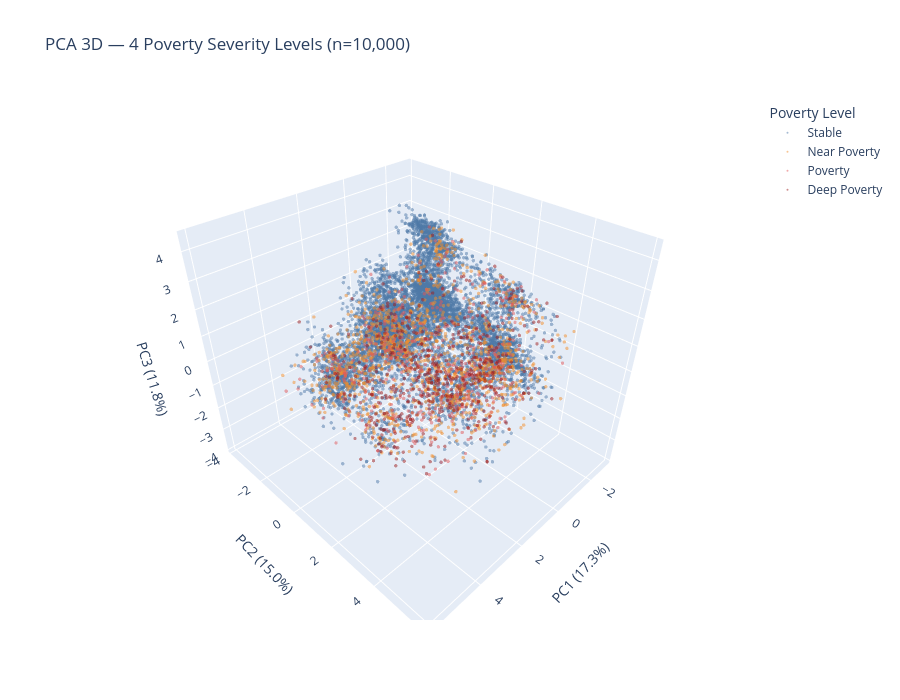

The cell this chart's notebook holds for it:
### Code cell
# Also create a 4-class PCA visualization to see poverty severity clusters
y_test_multi_labels = df_test['poverty_risk_score'].astype(int)
severity_map = {0: 'Stable', 1: 'Near Poverty', 2: 'Poverty', 3: 'Deep Poverty'}

pca_df_multi = pd.DataFrame({
    'PC1': X_pca_3d[:, 0],
    'PC2': X_pca_3d[:, 1],
    'PC3': X_pca_3d[:, 2],
    'Poverty_Level': y_test_multi_labels.map(severity_map).values
})

pca_sample_multi = pca_df_multi.sample(n=sample_size, random_state=42)

fig_3d_multi = px.scatter_3d(
    pca_sample_multi,
    x='PC1', y='PC2', z='PC3',
    color='Poverty_Level',
    color_discrete_map={
        'Stable': '#4e79a7',
        'Near Poverty': '#f28e2b',
        'Poverty': '#e15759',
        'Deep Poverty': '#9c1c1c'
    },
    category_orders={'Poverty_Level': ['Stable', 'Near Poverty', 'Poverty', 'Deep Poverty']},
    opacity=0.5,
    title=f'PCA 3D — 4 Poverty Severity Levels (n={sample_size:,})',
    labels={'PC1': f'PC1 ({pca.explained_variance_ratio_[0]*100:.1f}%)',
            'PC2': f'PC2 ({pca.explained_variance_ratio_[1]*100:.1f}%)',
            'PC3': f'PC3 ({pca.explained_variance_ratio_[2]*100:.1f}%)'},
    width=900,
    height=700
)

fig_3d_multi.update_traces(marker=dict(size=2))
fig_3d_multi.update_layout(legend_title_text='Poverty Level')
fig_3d_multi.show()

# PCA component loadings — which features contribute to each principal component
loadings = pd.DataFrame(
    pca.components_.T,
    columns=['PC1', 'PC2', 'PC3'],
    index=optimal_features
)

print('\n=== Top Feature Loadings per Principal Component ===')
for pc in ['PC1', 'PC2', 'PC3']:
    top = loadings[pc].abs().sort_values(ascending=False).head(5)
    print(f'\n{pc} (explains {pca.explained_variance_ratio_[int(pc[-1])-1]*100:.1f}% variance):')
    for feat, val in top.items():
        sign = '+' if loadings.loc[feat, pc] > 0 else '-'
        print(f'  {sign}{feat}: {val:.3f}')

### Figure 1 — Plotly figure (JSON) as saved in the notebook; plotly's stock layout.template omitted (floating-point values rounded to 4 significant figures; data arrays with more than 128 entries replaced by an {"elided": "..."} marker saying what was removed)
{"data": [{"hovertemplate": "Poverty_Level=Stable<br>PC1 (17.3%)=%{x}<br>PC2 (15.0%)=%{y}<br>PC3 (11.8%)=%{z}<extra></extra>", "legendgroup": "Stable", "marker": {"color": "#4e79a7", "opacity": 0.5, "size": 2, "symbol": "circle"}, "mode": "markers", "name": "Stable", "scene": "scene", "showlegend": true, "type": "scatter3d", "x": {"elided": "7714 float values"}, "y": {"elided": "7714 float values"}, "z": {"elided": "7714 float values"}}, {"hovertemplate": "Poverty_Level=Near Poverty<br>PC1 (17.3%)=%{x}<br>PC2 (15.0%)=%{y}<br>PC3 (11.8%)=%{z}<extra></extra>", "legendgroup": "Near Poverty", "marker": {"color": "#f28e2b", "opacity": 0.5, "size": 2, "symbol": "circle"}, "mode": "markers", "name": "Near Poverty", "scene": "scene", "showlegend": true, "type": "scatter3d", "x": {"elided": "1277 float values"}, "y": {"elided": "1277 float values"}, "z": {"elided": "1277 float values"}}, {"hovertemplate": "Poverty_Level=Poverty<br>PC1 (17.3%)=%{x}<br>PC2 (15.0%)=%{y}<br>PC3 (11.8%)=%{z}<extra></extra>", "legendgroup": "Poverty", "marker": {"color": "#e15759", "opacity": 0.5, "size": 2, "symbol": "circle"}, "mode": "markers", "name": "Poverty", "scene": "scene", "showlegend": true, "type": "scatter3d", "x": {"elided": "478 float values"}, "y": {"elided": "478 float values"}, "z": {"elided": "478 float values"}}, {"hovertemplate": "Poverty_Level=Deep Poverty<br>PC1 (17.3%)=%{x}<br>PC2 (15.0%)=%{y}<br>PC3 (11.8%)=%{z}<extra></extra>", "legendgroup": "Deep Poverty", "marker": {"color": "#9c1c1c", "opacity": 0.5, "size": 2, "symbol": "circle"}, "mode": "markers", "name": "Deep Poverty", "scene": "scene", "showlegend": true, "type": "scatter3d", "x": {"elided": "531 float values"}, "y": {"elided": "531 float values"}, "z": {"elided": "531 float values"}}], "layout": {"height": 700, "legend": {"title": {"text": "Poverty Level"}, "tracegroupgap": 0}, "scene": {"domain": {"x": [0, 1], "y": [0, 1]}, "xaxis": {"title": {"text": "PC1 (17.3%)"}}, "yaxis": {"title": {"text": "PC2 (15.0%)"}}, "zaxis": {"title": {"text": "PC3 (11.8%)"}}}, "title": {"text": "PCA 3D — 4 Poverty Severity Levels (n=10,000)"}, "width": 900}}
